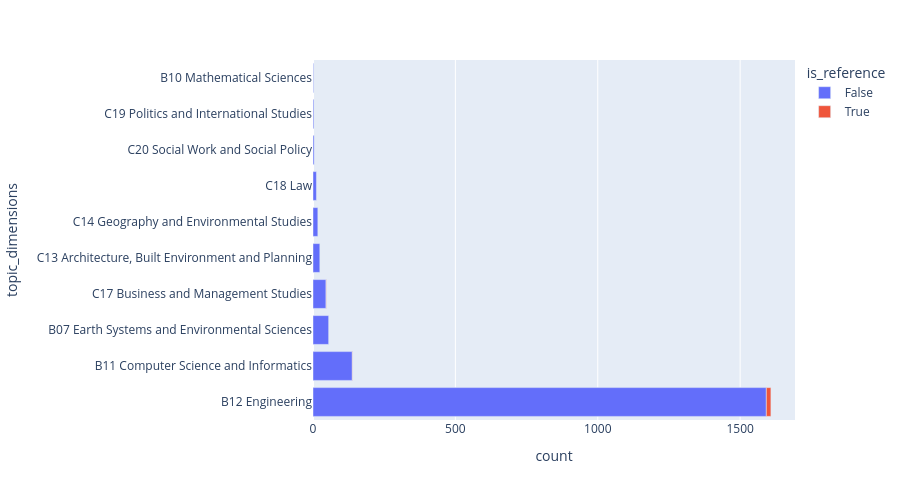

Source (notebook cell):
### Code cell
plot_histogram(df_recent_filtered_topic_3,col_name="topic_dimensions",seperator=";")

### Figure 1 — Plotly figure (JSON) as saved in the notebook; plotly's stock layout.template omitted (floating-point values rounded to 4 significant figures)
{"data": [{"hovertemplate": "is_reference=False<br>count=%{x}<br>topic_dimensions=%{y}<extra></extra>", "legendgroup": "False", "marker": {"color": "#636efa", "pattern": {"shape": ""}}, "name": "False", "orientation": "h", "showlegend": true, "textposition": "auto", "type": "bar", "x": [1592, 138, 55, 46, 24, 17, 12, 4, 3, 2], "xaxis": "x", "y": ["B12 Engineering", "B11 Computer Science and Informatics", "B07 Earth Systems and Environmental Sciences", "C17 Business and Management Studies", "C13 Architecture, Built Environment and Planning", "C14 Geography and Environmental Studies", "C18 Law", "C20 Social Work and Social Policy", "C19 Politics and International Studies", "B10 Mathematical Sciences"], "yaxis": "y"}, {"hovertemplate": "is_reference=True<br>count=%{x}<br>topic_dimensions=%{y}<extra></extra>", "legendgroup": "True", "marker": {"color": "#EF553B", "pattern": {"shape": ""}}, "name": "True", "orientation": "h", "showlegend": true, "textposition": "auto", "type": "bar", "x": [16, 1, 1], "xaxis": "x", "y": ["B12 Engineering", "B11 Computer Science and Informatics", "C17 Business and Management Studies"], "yaxis": "y"}], "layout": {"barmode": "relative", "height": 500, "legend": {"title": {"text": "is_reference"}, "tracegroupgap": 0}, "margin": {"t": 60}, "xaxis": {"anchor": "y", "domain": [0, 1], "title": {"text": "count"}}, "yaxis": {"anchor": "x", "domain": [0, 1], "title": {"text": "topic_dimensions"}}}}
